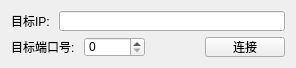
<?xml version="1.0" encoding="UTF-8"?>
<ui version="4.0">
 <class>NewConnect</class>
 <widget class="QWidget" name="NewConnect">
  <property name="geometry">
   <rect>
    <x>0</x>
    <y>0</y>
    <width>296</width>
    <height>68</height>
   </rect>
  </property>
  <property name="minimumSize">
   <size>
    <width>0</width>
    <height>68</height>
   </size>
  </property>
  <property name="maximumSize">
   <size>
    <width>16777215</width>
    <height>68</height>
   </size>
  </property>
  <property name="windowTitle">
   <string>新连接</string>
  </property>
  <layout class="QGridLayout" name="gridLayout">
   <item row="0" column="0">
    <widget class="QWidget" name="widget" native="true">
     <layout class="QHBoxLayout" name="horizontalLayout">
      <property name="spacing">
       <number>6</number>
      </property>
      <property name="leftMargin">
       <number>0</number>
      </property>
      <property name="topMargin">
       <number>0</number>
      </property>
      <property name="rightMargin">
       <number>0</number>
      </property>
      <property name="bottomMargin">
       <number>0</number>
      </property>
      <item>
       <widget class="QLabel" name="label">
        <property name="text">
         <string>目标IP: </string>
        </property>
       </widget>
      </item>
      <item>
       <widget class="QLineEdit" name="IP"/>
      </item>
     </layout>
    </widget>
   </item>
   <item row="1" column="0">
    <widget class="QWidget" name="widget_2" native="true">
     <layout class="QHBoxLayout" name="horizontalLayout_2">
      <property name="spacing">
       <number>6</number>
      </property>
      <property name="leftMargin">
       <number>0</number>
      </property>
      <property name="topMargin">
       <number>0</number>
      </property>
      <property name="rightMargin">
       <number>0</number>
      </property>
      <property name="bottomMargin">
       <number>0</number>
      </property>
      <item>
       <widget class="QLabel" name="label_2">
        <property name="text">
         <string>目标端口号: </string>
        </property>
       </widget>
      </item>
      <item>
       <widget class="QSpinBox" name="port">
        <property name="maximum">
         <number>65535</number>
        </property>
       </widget>
      </item>
      <item>
       <spacer name="horizontalSpacer">
        <property name="orientation">
         <enum>Qt::Horizontal</enum>
        </property>
        <property name="sizeHint" stdset="0">
         <size>
          <width>40</width>
          <height>20</height>
         </size>
        </property>
       </spacer>
      </item>
      <item>
       <widget class="QPushButton" name="connect">
        <property name="minimumSize">
         <size>
          <width>0</width>
          <height>0</height>
         </size>
        </property>
        <property name="maximumSize">
         <size>
          <width>16777215</width>
          <height>16777215</height>
         </size>
        </property>
        <property name="text">
         <string>连接</string>
        </property>
       </widget>
      </item>
     </layout>
    </widget>
   </item>
  </layout>
 </widget>
 <resources/>
 <connections/>
</ui>
